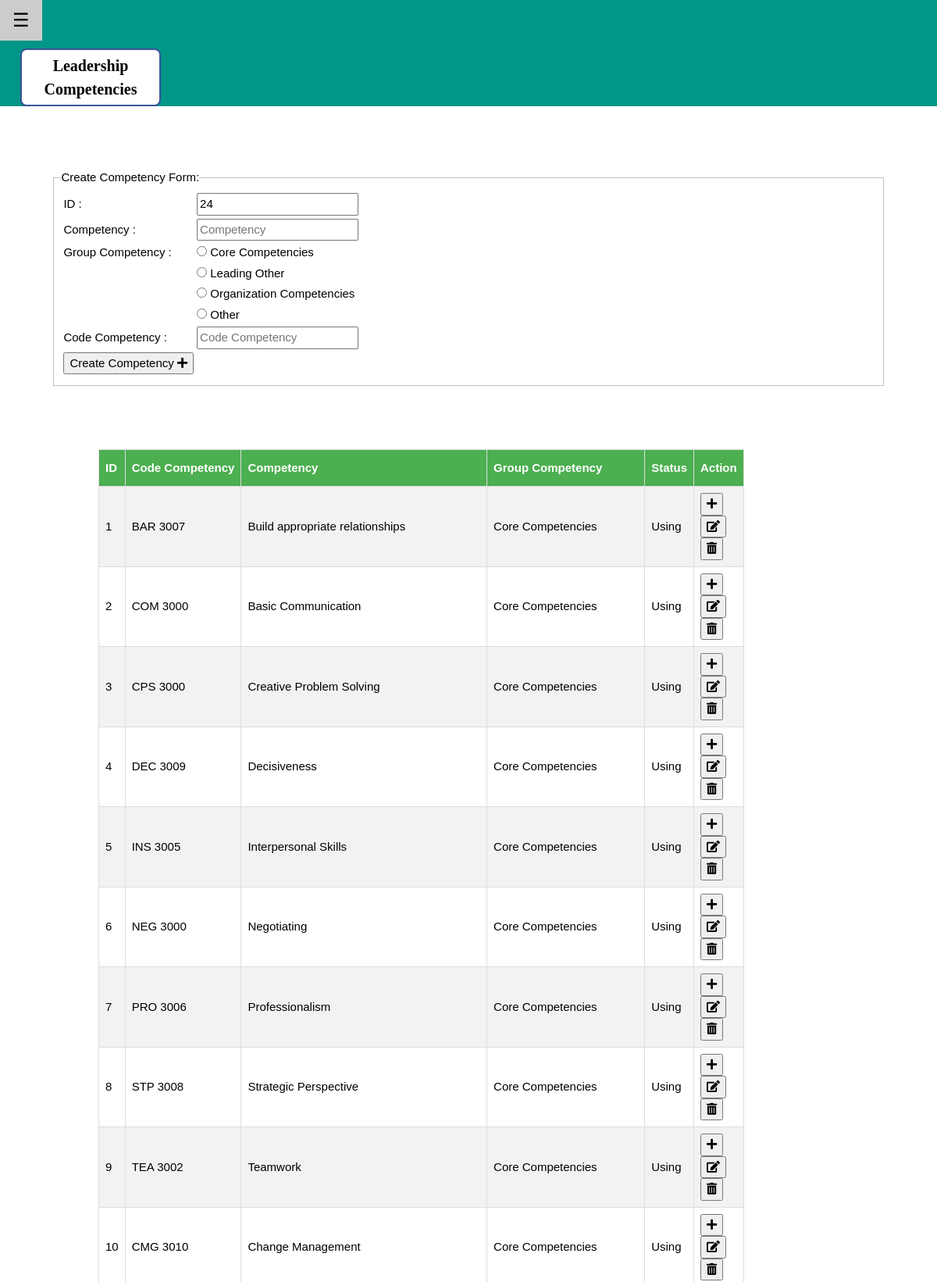
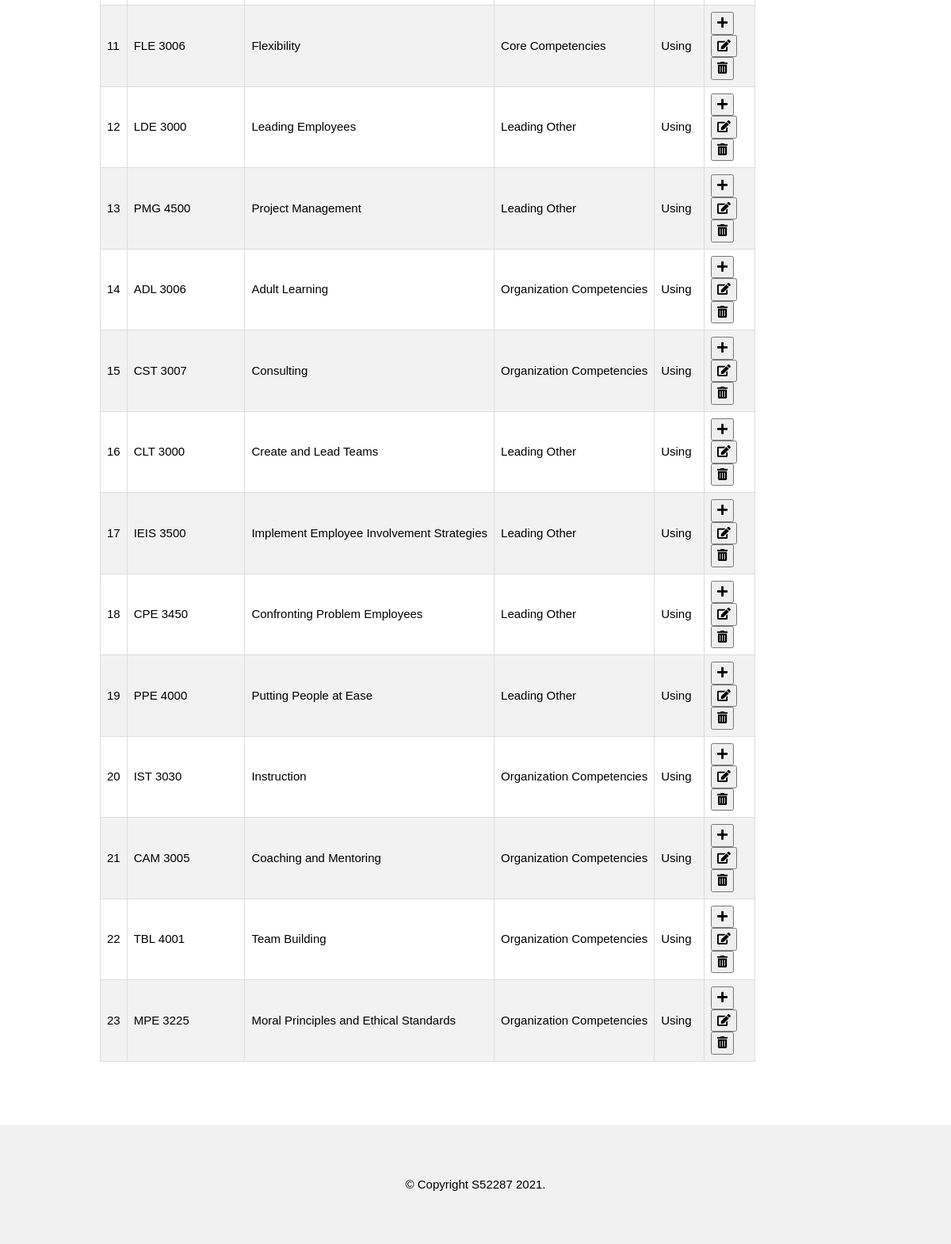
The page /Manage/Superadmin/SuperCreateCompetency.php (signed in) on the database its author committed (2 pictures, top to bottom).
### tables this page shows
CREATE TABLE `competency` (
  `ID` int(11) NOT NULL,
  `CodeCompetency` varchar(255) NOT NULL,
  `Competency` varchar(255) NOT NULL,
  `GroupCompetency` varchar(255) NOT NULL,
  `Weightcompetency` int(11) NOT NULL,
  `Status` varchar(255) NOT NULL DEFAULT 'Using'
);

### Manage/Superadmin/processcompetency.php (called while the page is built, shortened)
<?php
function getcompetency(){
	$db = mysqli_connect('localhost', 'root', '', 'leadercompetency');
    $sql = "SELECT * FROM competency ORDER BY ID";
    if($result = mysqli_query($db,$sql)){
    return $result;
    }
}
function CompetencysetID(){
    $getid = getcompetency();
    $id = 0;
    if($getid){
        while ($row = mysqli_fetch_assoc($getid)){
            $id = $row['ID'];
        }
    }
    return ($id + 1);
}
?>

### Manage/Superadmin/SuperCreateCompetency.php (the view, shortened to what this page needs)
<?php require_once ("processcompetency.php");
?>
<!DOCTYPE html>
<html>
<link rel="stylesheet" href="Competency.css">
<link rel="stylesheet" href="https://use.fontawesome.com/releases/v5.8.2/css/all.css">
<body>
<div id="main">
<div class="w3-teal">
  <button id="openNav" class="w3-button w3-teal w3-xlarge" onclick="w3_open()">&#9776;</button>
  <div class="w3-container">
   <div class="tp-logo">Leadership
Competencies</div>
  </div>
</div>
</div>
<div class="w3-content" style="max-width:1100px;margin-top:80px;margin-bottom:80px">
<div class="w3-container">
<form action="" method="post" enctype="multipart/form-data">
			 <fieldset>
  <legend>Create Competency Form:</legend>
			<table>
			    <tr>
				<td>ID :</td>
				<td><input type="text" name="competencyID" value="<?php echo CompetencysetID();?>" readonly /></td>
			    </tr>
			    <tr>
				<td>Competency :</td>
				<td><input type="text" name="competency" value="" placeholder="Competency"/></td>
			    </tr>
				<tr>
				<td>Group Competency :</td>
				<td><input type="radio" name="group" value="Core Competencies"/> Core Competencies</td>
				</tr>
				<tr><td></td>
				<td><input type="radio" name="group" value="Leading Other"/> Leading Other</td>
				</tr>
				<tr><td></td>
				<td><input type="radio" name="group" value="Organization Competencies"/> Organization Competencies</td>
				</tr>
				<tr><td></td>
				<td><input type="radio" name="group" value="Other" /> Other<input style="display:none;" type="text" name="othergroup" id="othergroup" placeholder="Group Competency"/></td>
				</tr>
				<tr>
				<td>Code Competency :</td>
				<td><input type="text" name="code_competency" value="" placeholder="Code Competency"/></td>
				</tr>
				<tr>
				<td><button type="submit" name="Createcompetency" title="Create">Create Competency <i class='fas fa-plus'></i></button>
				</tr>
				</table>
				</fieldset>
				</form>
</div>
</div>
<div class="w3-content"style="margin-bottom:80px">
<div class="w3-container">
  <table id="competency" class="w3-responsive">
  <tr>
                        <th>ID</th>
						<th>Code Competency</th>
						<th>Competency</th>
						<th>Group Competency</th>
						<th>Status</th>
						<th>Action</th>
   </tr>
          <?php
                      $result = getcompetency();
                      if($result){
                           while ($row = mysqli_fetch_assoc($result)){ ?>
                        <tr>
                            <td><?php echo $row['ID']; ?></td>
							<td><?php echo $row['CodeCompetency']; ?></td>
                            <td><?php echo $row['Competency']; ?></td>
                            <td><?php echo $row['GroupCompetency']; ?></td>
                            <td><?php echo $row['Status']; ?></td>
							<td><?php echo "
							<form action='SuperCompetency.php?id=$row[ID]' method='POST'><button type='submit' name='Create' title='Create Question'><i class='fas fa-plus'></i></button></form>
							<form action='SuperEditCompetency.php?id=$row[ID]' method='POST'><button type='submit' name='Update' title='Edit'><i class='fas fa-edit btnedit'></i></button></form>
							<form class='delete_button' action='SuperCompetency.php?id=$row[ID]' method='POST'><button type='submit' title='Delete' name='DeleteCom'><i class='fas fa-trash-alt'></i></button></form>";?></td>
                       </tr>
                   <?php
                           }
                       }
                   ?>
   </table>
</div>
</div>
<footer class="w3-container w3-padding-64 w3-light-grey w3-center">
&copy; Copyright S52287 2021.
</footer>
</body>
</html>

### Manage/Superadmin/Competency.css (style rules this page uses)
html { box-sizing:border-box }
*,*:before,*:after { box-sizing:inherit }
html { -ms-text-size-adjust:100%;-webkit-text-size-adjust:100% }
body { margin:0 }
article,aside,details,figcaption,figure,footer,header,main,menu,nav,section { display:block }
button,input,select,textarea,optgroup { font:inherit;margin:0 }
button,input { overflow:visible }
button,select { text-transform:none }
button,[type=button],[type=reset],[type=submit] { -webkit-appearance:button }
fieldset { border:1px solid #c0c0c0;margin:0 2px;padding:.35em .625em .75em }
legend { color:inherit;display:table;max-width:100%;padding:0;white-space:normal }
[type=checkbox],[type=radio] { padding:0 }
html,body { font-family:Verdana,sans-serif;font-size:15px;line-height:1.5 }
html { overflow-x:hidden }
.w3-btn,.w3-button { border:none;display:inline-block;padding:8px 16px;vertical-align:middle;overflow:hidden;text-decoration:none;color:inherit;background-color:inherit;text-align:center;cursor:pointer;white-space:nowrap }
.w3-btn,.w3-button { -webkit-touch-callout:none;-webkit-user-select:none;-khtml-user-select:none;-moz-user-select:none;-ms-user-select:none;user-select:none }
.w3-main,#main { transition:margin-left .4s }
.w3-responsive { display:block;overflow-x:auto }
.w3-container:after,.w3-container:before,.w3-panel:after,.w3-panel:before,.w3-row:after,.w3-row:before,.w3-row-padding:after,.w3-row-padding:before, .w3-cell-row:before,.w3-cell-row:after,.w3-clear:after,.w3-clear:before,.w3-bar:before,.w3-bar:after { content:"";display:table;clear:both }
.w3-content,.w3-auto { margin-left:auto;margin-right:auto }
.w3-content { max-width:980px }
.w3-container,.w3-panel { padding:0.01em 16px }
.w3-xlarge { font-size:24px!important }
.w3-center { text-align:center!important }
.w3-padding-64 { padding-top:64px!important;padding-bottom:64px!important }
.tp-logo { font-size:20px; font-weight:bold; color:Black; font-family:comic sans ms; border:2px solid #3A539B; background:white; width:180px; text-align:center; border-radius:8px; padding:5px; margin:10px 0 0 10px; float:left; }
#competency { font-family: Arial, Helvetica, sans-serif; border-collapse: collapse; width: 100%; position:center; }
#competency td, #competency th { border: 1px solid #ddd; padding: 8px; }
#competency tr:nth-child(even) { background-color: #f2f2f2; }
#competency th { padding-top: 12px; padding-bottom: 12px; text-align: left; background-color: #4CAF50; color: white; }
.w3-teal,.w3-hover-teal:hover { color:#fff!important;background-color:#009688!important }
.w3-light-grey,.w3-hover-light-grey:hover,.w3-light-gray,.w3-hover-light-gray:hover { color:#000!important;background-color:#f1f1f1!important }

### rows shown on the page
competency: competencyID "24", ID "23", CodeCompetency "MPE 3225", Competency "Moral Principles and Ethical Standards", GroupCompetency "Organization Competencies", Status "Using"
competency: ID "1", CodeCompetency "BAR 3007", Competency "Build appropriate relationships", GroupCompetency "Core Competencies", Status "Using"
competency: ID "2", CodeCompetency "COM 3000", Competency "Basic Communication", GroupCompetency "Core Competencies", Status "Using"
competency: ID "3", CodeCompetency "CPS 3000", Competency "Creative Problem Solving", GroupCompetency "Core Competencies", Status "Using"
competency: ID "4", CodeCompetency "DEC 3009", Competency "Decisiveness", GroupCompetency "Core Competencies", Status "Using"
competency: ID "5", CodeCompetency "INS 3005", Competency "Interpersonal Skills", GroupCompetency "Core Competencies", Status "Using"
competency: ID "6", CodeCompetency "NEG 3000", Competency "Negotiating", GroupCompetency "Core Competencies", Status "Using"
competency: ID "7", CodeCompetency "PRO 3006", Competency "Professionalism", GroupCompetency "Core Competencies", Status "Using"
competency: ID "8", CodeCompetency "STP 3008", Competency "Strategic Perspective", GroupCompetency "Core Competencies", Status "Using"
competency: ID "9", CodeCompetency "TEA 3002", Competency "Teamwork", GroupCompetency "Core Competencies", Status "Using"
competency: ID "10", CodeCompetency "CMG 3010", Competency "Change Management", GroupCompetency "Core Competencies", Status "Using"
competency: ID "11", CodeCompetency "FLE 3006", Competency "Flexibility", GroupCompetency "Core Competencies", Status "Using"
competency: ID "12", CodeCompetency "LDE 3000", Competency "Leading Employees", GroupCompetency "Leading Other", Status "Using"
competency: ID "13", CodeCompetency "PMG 4500", Competency "Project Management", GroupCompetency "Leading Other", Status "Using"
competency: ID "14", CodeCompetency "ADL 3006", Competency "Adult Learning", GroupCompetency "Organization Competencies", Status "Using"
competency: ID "15", CodeCompetency "CST 3007", Competency "Consulting", GroupCompetency "Organization Competencies", Status "Using"
competency: ID "16", CodeCompetency "CLT 3000", Competency "Create and Lead Teams", GroupCompetency "Leading Other", Status "Using"
competency: ID "17", CodeCompetency "IEIS 3500", Competency "Implement Employee Involvement Strategies", GroupCompetency "Leading Other", Status "Using"
competency: ID "18", CodeCompetency "CPE 3450", Competency "Confronting Problem Employees", GroupCompetency "Leading Other", Status "Using"
competency: ID "19", CodeCompetency "PPE 4000", Competency "Putting People at Ease", GroupCompetency "Leading Other", Status "Using"
competency: ID "20", CodeCompetency "IST 3030", Competency "Instruction", GroupCompetency "Organization Competencies", Status "Using"
competency: ID "21", CodeCompetency "CAM 3005", Competency "Coaching and Mentoring", GroupCompetency "Organization Competencies", Status "Using"
competency: ID "22", CodeCompetency "TBL 4001", Competency "Team Building", GroupCompetency "Organization Competencies", Status "Using"
